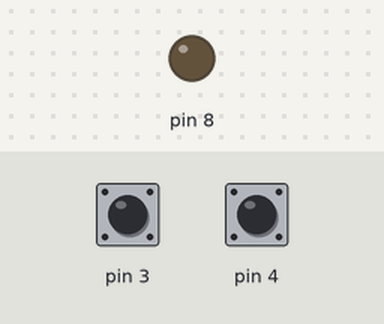
Recording of a sketch running on a simulated Arduino Uno, built with avr-gcc and run on an emulated ATmega328P. On the bench: output pins drawn as LEDs (lit = HIGH). Inputs (shaded band) come from the test bench; at power-on: pin 3 HIGH, pin 4 HIGH.

Above: at 1.2 s.
1.3 s: pin 3 pulled LOW for 0.15 s
At 1.7 s:
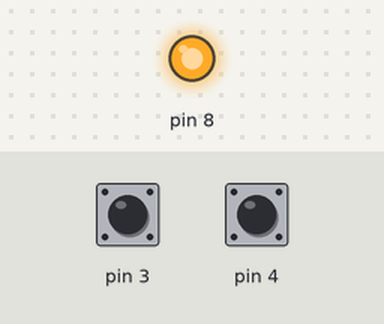
2.9 s: pin 4 pulled LOW for 0.15 s
At 4.1 s:
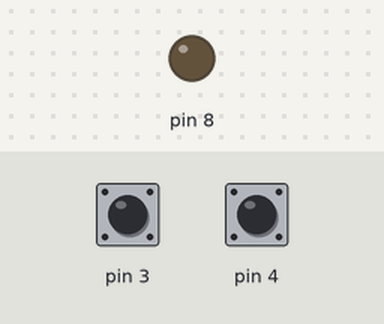
4.5 s: pin 3 pulled LOW for 1 s
At 5.3 s:
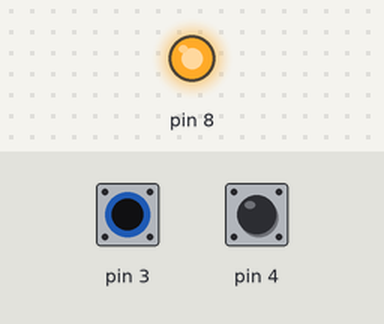
Timing chart, 0 to 7.5 s (numbered marks = the images above; inputs shaded):
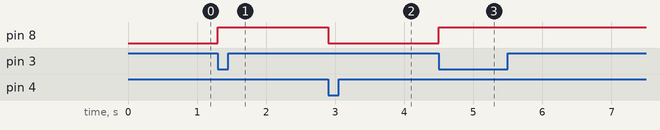

Measured:
- after the input at 1.3 s, pin 8: LOW → HIGH at once
- after the input at 2.9 s, pin 8: HIGH → LOW at once
- after the input at 4.5 s, pin 8: LOW → HIGH at once

The sketch:

sketch_3_pullup.ino
```cpp
void setup() {
  pinMode(8, OUTPUT);
  pinMode(3, INPUT_PULLUP);
  pinMode(4, INPUT_PULLUP);
}

void loop() {
  int acender = digitalRead(3);
  int apagar  = digitalRead(4);

  if(acender == LOW) {
    digitalWrite(8, HIGH);
  }
  if(apagar  == LOW) {
    digitalWrite(8, LOW);
  }
}
```
